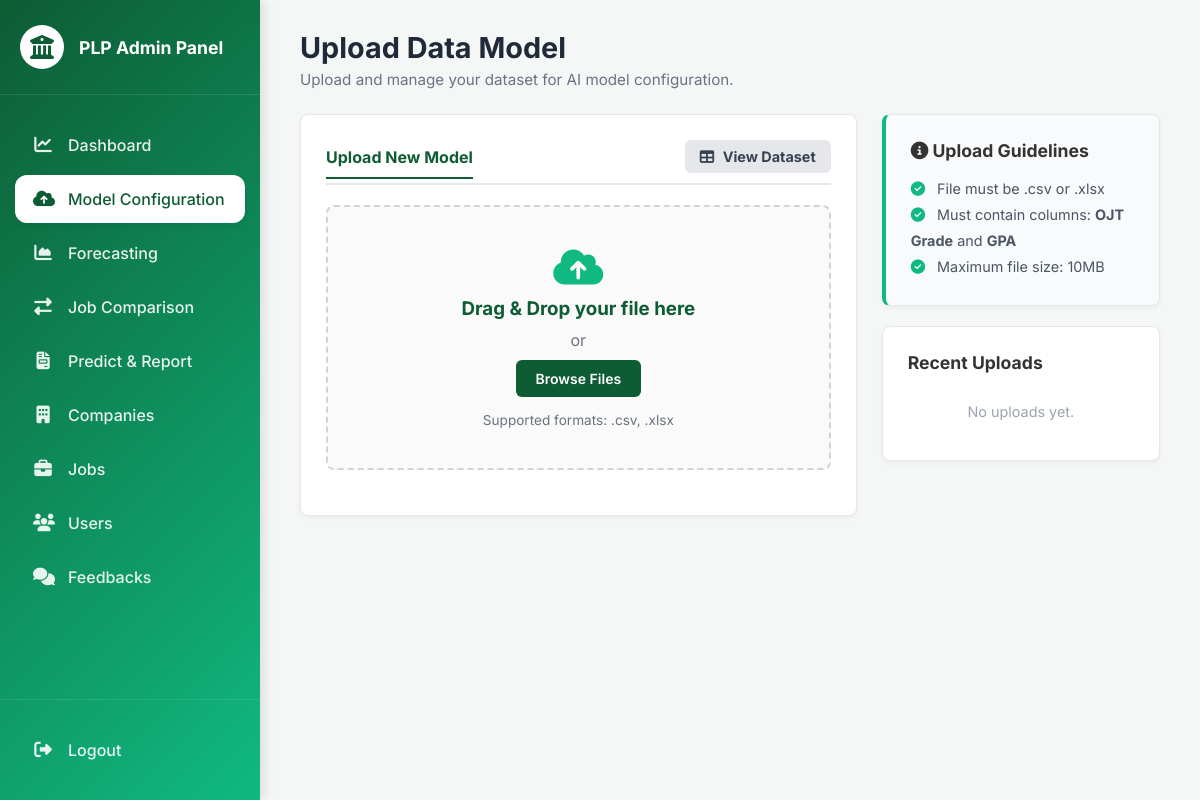
/admin/admin_models.php, run on an earlier commit of the app's database.
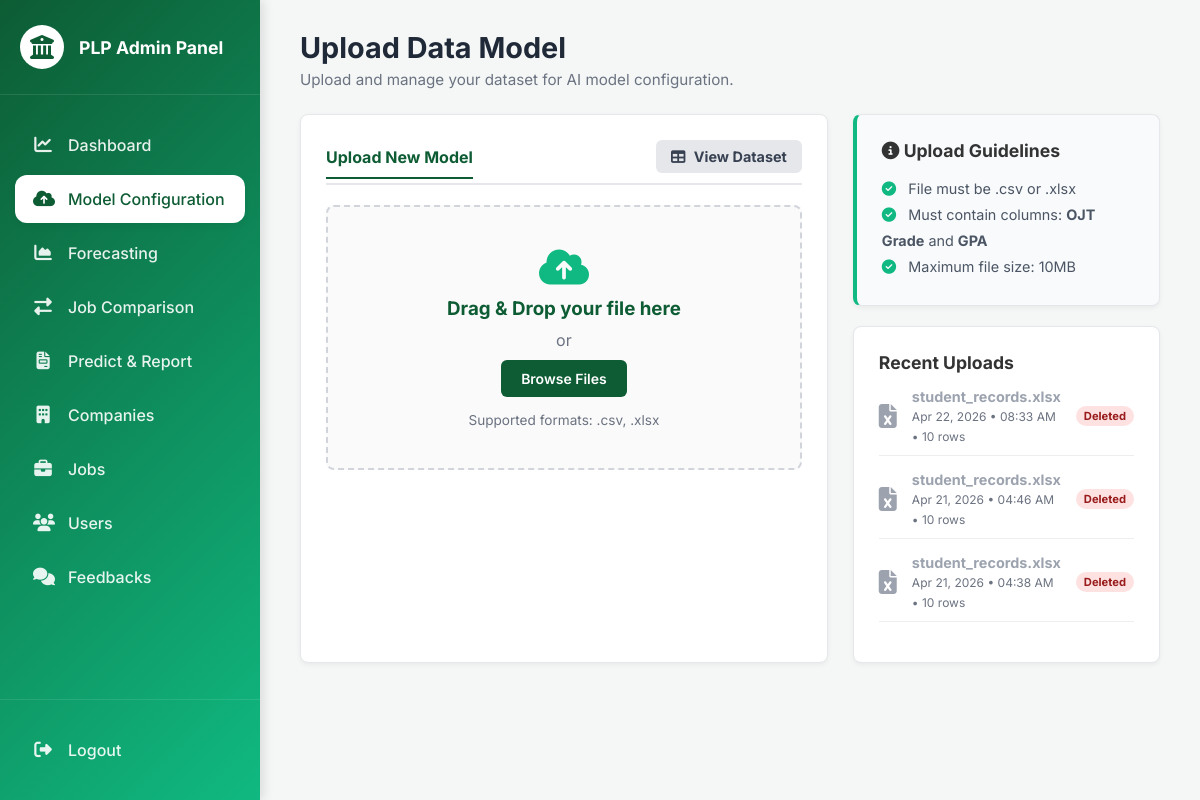
And on a later commit of the database.
### tables this page shows
CREATE TABLE `upload_history` (
  `id` int(11) NOT NULL,
  `file_name` varchar(255) NOT NULL,
  `file_type` varchar(10) NOT NULL,
  `row_count` int(11) NOT NULL,
  `uploaded_at` datetime NOT NULL,
  `status` varchar(10) NOT NULL DEFAULT 'active'
);

### admin/admin_models.php (the view, shortened to what this page needs)
<?php
$recentUploads = [];
$host     = 'localhost';
$dbname   = 'plp_tracer';
$username = 'root';
$password = '';
try {
    $pdo = new PDO("mysql:host=$host;dbname=$dbname;charset=utf8mb4", $username, $password);
    $pdo->setAttribute(PDO::ATTR_ERRMODE, PDO::ERRMODE_EXCEPTION);
    $recentUploads = $pdo->query("SELECT * FROM upload_history ORDER BY uploaded_at DESC LIMIT 5")->fetchAll(PDO::FETCH_ASSOC);
} catch (PDOException $e) {
}
?>
<!DOCTYPE html>
<html lang="en">
<head>
    <link rel="stylesheet" href="../assets/css/admin-style.css?v=2">
    <link rel="stylesheet" href="https://cdnjs.cloudflare.com/ajax/libs/font-awesome/6.4.0/css/all.min.css">
</head>
<body>
    <?php include '../includes/admin_sidebar.php'; ?>
    <main class="admin-main">
        <div class="page-title">
            <h1>Upload Data Model</h1>
            <p>Upload and manage your dataset for AI model configuration.</p>
        </div>
        <div style="display:grid; grid-template-columns:2fr 1fr; gap:25px;">
            <div class="admin-card">
                <div style="display:flex; justify-content:space-between; align-items:center; border-bottom:2px solid #e5e7eb; padding-bottom:10px; margin-bottom:20px;">
                    <strong style="color:#0d5c34; border-bottom:2px solid #0d5c34; padding-bottom:10px; margin-bottom:-12px;">Upload New Model</strong>
                    <a href="view_dataset.php" style="background:#e5e7eb; color:#374151; padding:8px 15px; border-radius:6px; text-decoration:none; font-size:0.9rem; font-weight:bold; transition: background 0.2s;">
                        <i class="fas fa-table" style="margin-right:5px;"></i> View Dataset
                    </a>
                </div>
                <form action="process_upload.php" method="POST" enctype="multipart/form-data" id="uploadForm">
                    <div class="drop-zone" id="dropZone">
                        <i class="fas fa-cloud-upload-alt"></i>
                        <h3 id="dropZoneText">Drag & Drop your file here</h3>
                        <p style="margin:10px 0; color:#6b7280;" id="dropZoneOr">or</p>
                        <button type="button" class="btn-upload" id="browseBtn" onclick="document.getElementById('fileInput').click();">
                            Browse Files
                        </button>
                        <p id="fileHelpText" style="margin-top:15px; font-size:0.85rem; color:#6b7280;">
                            Supported formats: .csv, .xlsx
                        </p>
                    </div>
                </form>
            </div>
            <div>
                <div class="admin-card" style="background:#f8fafc; border-left:4px solid #10b981; margin-bottom:20px;">
                    <h3 style="margin-bottom:15px; font-size:1.1rem;">
                        <i class="fas fa-info-circle"></i> Upload Guidelines
                    </h3>
                    <ul style="list-style:none; color:#4b5563; font-size:0.9rem; line-height:1.8;">
                        <li><i class="fas fa-check-circle" style="color:#10b981; margin-right:8px;"></i> File must be .csv or .xlsx</li>
                        <li><i class="fas fa-check-circle" style="color:#10b981; margin-right:8px;"></i> Must contain columns: <strong>OJT Grade</strong> and <strong>GPA</strong></li>
                        <li><i class="fas fa-check-circle" style="color:#10b981; margin-right:8px;"></i> Maximum file size: 10MB</li>
                    </ul>
                </div>
                <div class="admin-card">
                    <h3 style="margin-bottom:15px; font-size:1.1rem;">Recent Uploads</h3>
                    <?php if (empty($recentUploads)): ?>
                        <p style="color:#9ca3af; font-size:0.9rem; text-align:center; padding:15px 0;">No uploads yet.</p>
                    <?php else: ?>
                        <?php foreach ($recentUploads as $upload):
                            $icon   = $upload['file_type'] === 'xlsx' ? 'fa-file-excel' : 'fa-file-csv';
                            $date   = date('M d, Y • h:i A', strtotime($upload['uploaded_at']));
                            $isActive = $upload['status'] === 'active';
                        ?>
                        <div style="display:flex; gap:15px; align-items:center; margin-bottom:15px; border-bottom:1px solid #eee; padding-bottom:10px;">
                            <i class="fas <?= $icon ?>" style="font-size:24px; color:<?= $isActive ? '#10b981' : '#9ca3af' ?>;"></i>
                            <div style="flex:1;">
                                <strong style="display:block; font-size:0.9rem; color:<?= $isActive ? '#111827' : '#9ca3af' ?>;">
                                    <?= htmlspecialchars($upload['file_name']) ?>
                                </strong>
                                <span style="font-size:0.75rem; color:#6b7280;"><?= $date ?> &bull; <?= number_format($upload['row_count']) ?> rows</span>
                            </div>
                            <?php if ($isActive): ?>
                                <span style="background:#d1fae5; color:#065f46; font-size:0.7rem; font-weight:700; padding:3px 8px; border-radius:999px; white-space:nowrap;">Active</span>
                            <?php else: ?>
                                <span style="background:#fee2e2; color:#991b1b; font-size:0.7rem; font-weight:700; padding:3px 8px; border-radius:999px; white-space:nowrap;">Deleted</span>
                            <?php endif; ?>
                        </div>
                        <?php endforeach; ?>
                    <?php endif; ?>
                </div>
            </div>
        </div>
    </main>
</body>
</html>

### includes/admin_sidebar.php
<aside class="admin-sidebar">
    <div class="sidebar-brand">
        <i class="fas fa-university"></i>
        <span>PLP Admin Panel</span>
    </div>
    <ul class="sidebar-menu">
        <li>
            <a href="../admin/admin_dashboard.php" class="<?php echo basename($_SERVER['PHP_SELF']) == 'admin_dashboard.php' ? 'active' : ''; ?>">
                <i class="fas fa-chart-line"></i> Dashboard
            </a>
        </li>
        <li>
            <a href="../admin/admin_models.php" class="<?php echo basename($_SERVER['PHP_SELF']) == 'admin_models.php' ? 'active' : ''; ?>">
                <i class="fas fa-cloud-upload-alt"></i> Model Configuration
            </a>
        </li>
        <li>
            <a href="../admin/admin_forecasting.php" class="<?php echo basename($_SERVER['PHP_SELF']) == 'admin_forecasting.php' ? 'active' : ''; ?>">
                <i class="fas fa-chart-area"></i> Forecasting
            </a>
        </li>
        <li>
            <a href="../admin/admin_employment_comp.php" class="<?php echo basename($_SERVER['PHP_SELF']) == 'admin_employment_comp.php' ? 'active' : ''; ?>">
                <i class="fas fa-exchange-alt"></i> Job Comparison
            </a>
        </li>
        <li>
            <a href="../admin/admin_predict_report.php" class="<?php echo basename($_SERVER['PHP_SELF']) == 'admin_predict_report.php' ? 'active' : ''; ?>">
                <i class="fas fa-file-invoice"></i> Predict & Report
            </a>
        </li>
        <li>
            <a href="../admin/admin_companies.php" class="<?php echo basename($_SERVER['PHP_SELF']) == 'admin_companies.php' ? 'active' : ''; ?>">
                <i class="fas fa-building"></i> Companies
            </a>
        </li>
        <li>
            <a href="../admin/admin_jobs.php" class="<?php echo basename($_SERVER['PHP_SELF']) == 'admin_jobs.php' ? 'active' : ''; ?>">
                <i class="fas fa-briefcase"></i> Jobs
            </a>
        </li>
        <li>
            <a href="../admin/admin_users.php" class="<?php echo basename($_SERVER['PHP_SELF']) == 'admin_users.php' ? 'active' : ''; ?>">
                <i class="fas fa-users"></i> Users
            </a>
        </li>
        <li>
            <a href="../admin/admin_feedbacks.php" class="<?php echo basename($_SERVER['PHP_SELF']) == 'admin_feedbacks.php' ? 'active' : ''; ?>">
                <i class="fas fa-comments"></i> Feedbacks
            </a>
        </li>
    </ul>
    <div class="sidebar-footer" style="padding-left: 0; padding-right: 0;">
        <ul class="sidebar-menu" style="padding: 0;">
            <li>
                <a href="../index.php"><i class="fas fa-sign-out-alt"></i> Logout</a>
            </li>
        </ul>
    </div>
</aside>

### assets/css/admin-style.css (style rules this page uses)
* { margin: 0; padding: 0; box-sizing: border-box; font-family: 'Inter', sans-serif; }
body { background-color: #f4f7f6; color: #333; display: flex; }
.admin-sidebar { width: 260px; background: linear-gradient(135deg, #0d5c34 0%, #10b981 100%); color: white; height: 100vh; position: fixed; display: flex; flex-direction: column; box-shadow: 4px 0 10px rgba(0,0,0,0.1); }
.sidebar-brand { padding: 25px 20px; display: flex; align-items: center; gap: 15px; border-bottom: 1px solid rgba(255,255,255,0.1); }
.sidebar-brand i { font-size: 24px; background: white; color: #0d5c34; padding: 10px; border-radius: 50%; }
.sidebar-brand span { font-size: 1.1rem; font-weight: 700; }
.sidebar-menu { list-style: none; padding: 20px 0; flex: 1; }
.sidebar-menu li a { display: flex; align-items: center; padding: 14px 18px; margin: 6px 15px; color: rgba(255,255,255,0.9); text-decoration: none; font-weight: 500; border-radius: 12px; transition: all 0.3s ease; gap: 15px; }
.sidebar-menu li a i { width: 20px; text-align: center; font-size: 1.1rem; transition: color 0.3s ease; }
.sidebar-menu li a:hover, .sidebar-menu li a.active { background-color: #ffffff; color: #0d5c34; box-shadow: 0 4px 6px rgba(0,0,0,0.05); }
.sidebar-menu li a:hover i, .sidebar-menu li a.active i { color: #0d5c34; }
.sidebar-footer { padding: 20px; border-top: 1px solid rgba(255,255,255,0.1); }
.admin-main { margin-left: 260px; width: calc(100% - 260px); padding: 30px 40px; }
.page-title { margin-bottom: 25px; }
.page-title h1 { font-size: 1.8rem; color: #1f2937; margin-bottom: 5px; }
.page-title p { color: #6b7280; font-size: 0.95rem; }
.admin-card { background: white; border-radius: 10px; padding: 25px; box-shadow: 0 4px 6px rgba(0,0,0,0.03); border: 1px solid #e5e7eb; margin-bottom: 25px; }
.btn-upload { background-color: #0d5c34; color: white; border: none; padding: 10px 20px; border-radius: 6px; cursor: pointer; font-weight: 600; transition: 0.2s; }
.drop-zone { border: 2px dashed #10b981; border-radius: 10px; padding: 40px; text-align: center; background: #f0fdf4; color: #0d5c34; margin: 20px 0; cursor: pointer; }
.drop-zone i { font-size: 3rem; margin-bottom: 15px; }

### admin/admin_models.php (style rules this page uses)
.drop-zone { border: 2px dashed #d1d5db; border-radius: 8px; padding: 40px; text-align: center; margin-bottom: 20px; transition: all 0.3s ease; background-color: #fafafa; }
.drop-zone i { font-size: 40px; color: #10b981; margin-bottom: 10px; }
.btn-upload { background: #0d5c34; color: white; border: none; padding: 10px 20px; border-radius: 6px; cursor: pointer; font-size: 14px; }
.admin-card { background: white; padding: 25px; border-radius: 8px; box-shadow: 0 2px 5px rgba(0,0,0,0.05); }

What changed in the data, as far as the page shows it:
added upload_history: file_name "student_records.xlsx", uploaded_at "Apr 22, 2026 • 08:33 AM", row_count "10", status "Deleted"
added upload_history: file_name "student_records.xlsx", uploaded_at "Apr 21, 2026 • 04:46 AM", row_count "10", status "Deleted"
added upload_history: file_name "student_records.xlsx", uploaded_at "Apr 21, 2026 • 04:38 AM", row_count "10", status "Deleted"
Also different on the page:
text no longer shown: "No uploads yet."
